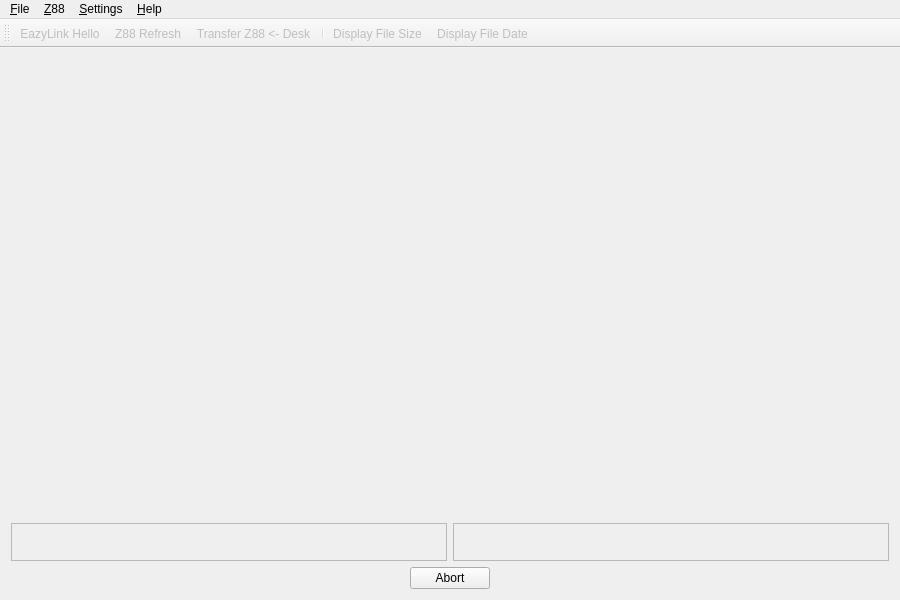
<?xml version="1.0" encoding="UTF-8"?>
<ui version="4.0">
 <class>MainWindow</class>
 <widget class="QMainWindow" name="MainWindow">
  <property name="geometry">
   <rect>
    <x>0</x>
    <y>0</y>
    <width>900</width>
    <height>600</height>
   </rect>
  </property>
  <property name="sizePolicy">
   <sizepolicy hsizetype="Preferred" vsizetype="Preferred">
    <horstretch>0</horstretch>
    <verstretch>0</verstretch>
   </sizepolicy>
  </property>
  <property name="windowTitle">
   <string>EazyLink2</string>
  </property>
  <property name="unifiedTitleAndToolBarOnMac">
   <bool>true</bool>
  </property>
  <widget class="QWidget" name="centralWidget">
   <property name="sizePolicy">
    <sizepolicy hsizetype="Preferred" vsizetype="Preferred">
     <horstretch>0</horstretch>
     <verstretch>0</verstretch>
    </sizepolicy>
   </property>
   <property name="sizeIncrement">
    <size>
     <width>0</width>
     <height>0</height>
    </size>
   </property>
   <layout class="QGridLayout" name="gridLayout">
    <item row="0" column="0">
     <widget class="QFrame" name="Z88Panel">
      <property name="sizePolicy">
       <sizepolicy hsizetype="Expanding" vsizetype="Expanding">
        <horstretch>0</horstretch>
        <verstretch>0</verstretch>
       </sizepolicy>
      </property>
      <property name="baseSize">
       <size>
        <width>0</width>
        <height>0</height>
       </size>
      </property>
      <property name="frameShape">
       <enum>QFrame::NoFrame</enum>
      </property>
      <property name="frameShadow">
       <enum>QFrame::Sunken</enum>
      </property>
      <property name="lineWidth">
       <number>1</number>
      </property>
      <layout class="QHBoxLayout" name="Z88Layout">
       <property name="margin">
        <number>2</number>
       </property>
      </layout>
     </widget>
    </item>
    <item row="0" column="1">
     <widget class="QFrame" name="DesktopPanel">
      <property name="sizePolicy">
       <sizepolicy hsizetype="Expanding" vsizetype="Expanding">
        <horstretch>0</horstretch>
        <verstretch>0</verstretch>
       </sizepolicy>
      </property>
      <property name="sizeIncrement">
       <size>
        <width>0</width>
        <height>0</height>
       </size>
      </property>
      <property name="baseSize">
       <size>
        <width>0</width>
        <height>0</height>
       </size>
      </property>
      <property name="frameShape">
       <enum>QFrame::NoFrame</enum>
      </property>
      <property name="frameShadow">
       <enum>QFrame::Raised</enum>
      </property>
      <layout class="QHBoxLayout" name="DeskTopLayout">
       <property name="margin">
        <number>2</number>
       </property>
      </layout>
     </widget>
    </item>
    <item row="1" column="0">
     <widget class="QFrame" name="frame">
      <property name="sizePolicy">
       <sizepolicy hsizetype="Preferred" vsizetype="Preferred">
        <horstretch>0</horstretch>
        <verstretch>0</verstretch>
       </sizepolicy>
      </property>
      <property name="minimumSize">
       <size>
        <width>0</width>
        <height>0</height>
       </size>
      </property>
      <property name="frameShape">
       <enum>QFrame::StyledPanel</enum>
      </property>
      <property name="frameShadow">
       <enum>QFrame::Raised</enum>
      </property>
      <layout class="QHBoxLayout" name="horizontalLayout_3">
       <item>
        <widget class="QLabel" name="Z88Dir_label">
         <property name="sizePolicy">
          <sizepolicy hsizetype="Expanding" vsizetype="Preferred">
           <horstretch>0</horstretch>
           <verstretch>0</verstretch>
          </sizepolicy>
         </property>
         <property name="text">
          <string/>
         </property>
        </widget>
       </item>
      </layout>
     </widget>
    </item>
    <item row="1" column="1">
     <widget class="QFrame" name="frame_2">
      <property name="minimumSize">
       <size>
        <width>0</width>
        <height>0</height>
       </size>
      </property>
      <property name="frameShape">
       <enum>QFrame::StyledPanel</enum>
      </property>
      <property name="frameShadow">
       <enum>QFrame::Raised</enum>
      </property>
      <layout class="QHBoxLayout" name="horizontalLayout">
       <item>
        <widget class="QLabel" name="DeskDir_label">
         <property name="sizePolicy">
          <sizepolicy hsizetype="Expanding" vsizetype="Preferred">
           <horstretch>0</horstretch>
           <verstretch>0</verstretch>
          </sizepolicy>
         </property>
         <property name="text">
          <string/>
         </property>
        </widget>
       </item>
      </layout>
     </widget>
    </item>
    <item row="2" column="0" colspan="2">
     <layout class="QHBoxLayout" name="horizontalLayout_2">
      <property name="sizeConstraint">
       <enum>QLayout::SetFixedSize</enum>
      </property>
      <item>
       <widget class="QPushButton" name="CancelCmdBtn">
        <property name="enabled">
         <bool>true</bool>
        </property>
        <property name="sizePolicy">
         <sizepolicy hsizetype="Fixed" vsizetype="Fixed">
          <horstretch>0</horstretch>
          <verstretch>0</verstretch>
         </sizepolicy>
        </property>
        <property name="text">
         <string>Abort</string>
        </property>
       </widget>
      </item>
     </layout>
    </item>
   </layout>
  </widget>
  <widget class="QMenuBar" name="menuBar">
   <property name="geometry">
    <rect>
     <x>0</x>
     <y>0</y>
     <width>900</width>
     <height>22</height>
    </rect>
   </property>
   <widget class="QMenu" name="menuFile">
    <property name="title">
     <string>&amp;File</string>
    </property>
    <addaction name="separator"/>
    <addaction name="actionExit"/>
   </widget>
   <widget class="QMenu" name="menuSettings">
    <property name="title">
     <string>&amp;Settings</string>
    </property>
    <addaction name="actionSerialPort"/>
    <addaction name="actionPreferences"/>
    <addaction name="actionSetup_Wizzard"/>
   </widget>
   <widget class="QMenu" name="menuHelp">
    <property name="title">
     <string>&amp;Help</string>
    </property>
    <addaction name="actionHelpContents"/>
    <addaction name="separator"/>
    <addaction name="actionAbout"/>
   </widget>
   <widget class="QMenu" name="menuZ88">
    <property name="enabled">
     <bool>true</bool>
    </property>
    <property name="title">
     <string>&amp;Z88</string>
    </property>
    <addaction name="actionEazyLink_Hello"/>
    <addaction name="actionQuitEazyLink"/>
    <addaction name="separator"/>
    <addaction name="actionSend_files_to_Z88ImpExport"/>
    <addaction name="actionReceive_files_from_Z88_Imp_Export_popdown"/>
    <addaction name="separator"/>
    <addaction name="actionSet_Z88_Clock"/>
    <addaction name="actionReadZ88_Clock"/>
    <addaction name="separator"/>
    <addaction name="actionReload_TransTable"/>
    <addaction name="separator"/>
    <addaction name="actionGet_Info"/>
   </widget>
   <addaction name="menuFile"/>
   <addaction name="menuZ88"/>
   <addaction name="menuSettings"/>
   <addaction name="menuHelp"/>
  </widget>
  <widget class="QToolBar" name="toolBar">
   <property name="enabled">
    <bool>false</bool>
   </property>
   <property name="windowTitle">
    <string>toolBar</string>
   </property>
   <property name="toolButtonStyle">
    <enum>Qt::ToolButtonIconOnly</enum>
   </property>
   <attribute name="toolBarArea">
    <enum>TopToolBarArea</enum>
   </attribute>
   <attribute name="toolBarBreak">
    <bool>false</bool>
   </attribute>
   <addaction name="actionHello"/>
   <addaction name="actionZ88Refresh"/>
   <addaction name="actionTransfer"/>
   <addaction name="separator"/>
   <addaction name="actionDisplayFileSize"/>
   <addaction name="actionDisplayFileDate"/>
  </widget>
  <action name="actionHelpContents">
   <property name="text">
    <string>User Guide</string>
   </property>
  </action>
  <action name="actionAbout">
   <property name="text">
    <string>About</string>
   </property>
  </action>
  <action name="actionHello">
   <property name="text">
    <string>EazyLink Hello</string>
   </property>
  </action>
  <action name="actionQuitEazyLink">
   <property name="enabled">
    <bool>false</bool>
   </property>
   <property name="text">
    <string>EazyLink Quit</string>
   </property>
   <property name="toolTip">
    <string>Request the EazyLink Pull-down to quit</string>
   </property>
  </action>
  <action name="actionExit">
   <property name="text">
    <string>&amp;Exit</string>
   </property>
   <property name="toolTip">
    <string>Quit application and terminate EazyLink popdown on Z88</string>
   </property>
  </action>
  <action name="actionEazyLink_Hello">
   <property name="enabled">
    <bool>false</bool>
   </property>
   <property name="text">
    <string>EazyLink Hello</string>
   </property>
   <property name="toolTip">
    <string>Send a 'Hello' command to EazyLink popdown on the Z88</string>
   </property>
  </action>
  <action name="actionTransfer">
   <property name="enabled">
    <bool>false</bool>
   </property>
   <property name="text">
    <string>Transfer Z88 &lt;- Desk</string>
   </property>
   <property name="toolTip">
    <string>Transfer selected files from active panel to opposite panel</string>
   </property>
   <property name="shortcut">
    <string>T</string>
   </property>
  </action>
  <action name="actionZ88Refresh">
   <property name="text">
    <string>Z88 Refresh</string>
   </property>
   <property name="toolTip">
    <string>Ask EazyLink popdown on Z88 to re-send file information in current device / path</string>
   </property>
  </action>
  <action name="actionSerialPort">
   <property name="enabled">
    <bool>true</bool>
   </property>
   <property name="text">
    <string>Serial &amp;Port</string>
   </property>
  </action>
  <action name="actionDisplayFileSize">
   <property name="checkable">
    <bool>true</bool>
   </property>
   <property name="text">
    <string>Display File Size</string>
   </property>
   <property name="toolTip">
    <string>Display file sizes in active panel</string>
   </property>
  </action>
  <action name="actionDisplayFileDate">
   <property name="checkable">
    <bool>true</bool>
   </property>
   <property name="text">
    <string>Display File Date</string>
   </property>
   <property name="toolTip">
    <string>Display File Date</string>
   </property>
  </action>
  <action name="actionSend_files_to_Z88ImpExport">
   <property name="enabled">
    <bool>false</bool>
   </property>
   <property name="text">
    <string>Send files to Z88 Imp-Export popdown</string>
   </property>
  </action>
  <action name="actionReceive_files_from_Z88_Imp_Export_popdown">
   <property name="enabled">
    <bool>false</bool>
   </property>
   <property name="text">
    <string>Receive files from Z88 Imp-Export popdown</string>
   </property>
  </action>
  <action name="actionTranslateByte">
   <property name="checkable">
    <bool>true</bool>
   </property>
   <property name="enabled">
    <bool>true</bool>
   </property>
   <property name="text">
    <string>Byte</string>
   </property>
  </action>
  <action name="actionTranslateCRLF">
   <property name="checkable">
    <bool>true</bool>
   </property>
   <property name="enabled">
    <bool>true</bool>
   </property>
   <property name="text">
    <string>LineFeed</string>
   </property>
  </action>
  <action name="actionReload_Table">
   <property name="text">
    <string>Reload Table</string>
   </property>
  </action>
  <action name="actionSet_Z88_Clock">
   <property name="enabled">
    <bool>false</bool>
   </property>
   <property name="text">
    <string>Set Z88 Clock</string>
   </property>
   <property name="toolTip">
    <string>Sync Z88 Time with Computer</string>
   </property>
  </action>
  <action name="actionReadZ88_Clock">
   <property name="enabled">
    <bool>false</bool>
   </property>
   <property name="text">
    <string>ReadZ88 Clock</string>
   </property>
   <property name="toolTip">
    <string>ReadZ88 Time &amp; Date</string>
   </property>
  </action>
  <action name="actionGet_Info">
   <property name="enabled">
    <bool>false</bool>
   </property>
   <property name="text">
    <string>Get Info</string>
   </property>
   <property name="toolTip">
    <string>Read Z88 Version and free memory etc.</string>
   </property>
  </action>
  <action name="actionPreferences">
   <property name="text">
    <string>Preferences</string>
   </property>
  </action>
  <action name="actionReload_TransTable">
   <property name="enabled">
    <bool>false</bool>
   </property>
   <property name="text">
    <string>Reload Translation Table</string>
   </property>
  </action>
  <action name="actionSetup_Wizzard">
   <property name="text">
    <string>Setup Wizzard</string>
   </property>
  </action>
 </widget>
 <layoutdefault spacing="6" margin="11"/>
 <resources/>
 <connections/>
</ui>
